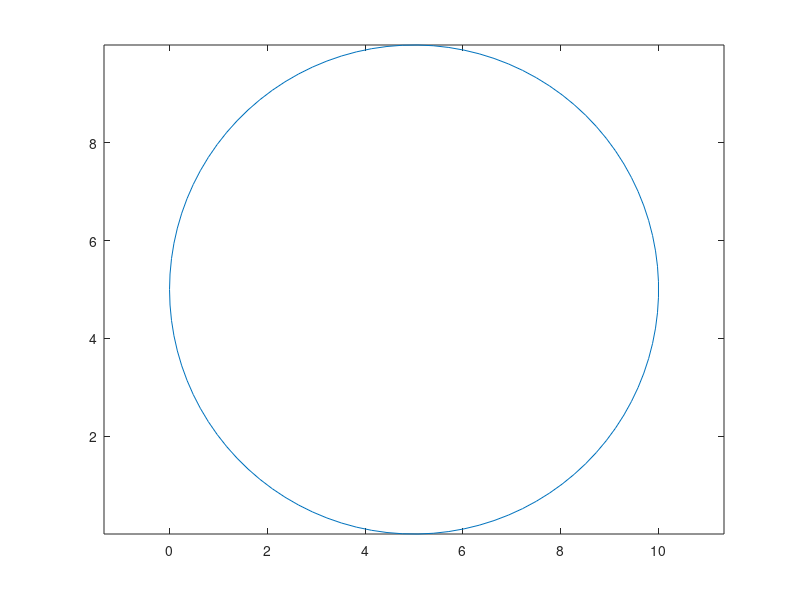

Write the MATLAB code that produced this figure.
clc; close all; clear;

x_center=input("Podaj środek x: ");
y_center=input("Podaj środek y: ");

x=input('Podaj dłg x: ');
y=input('Podaj dłg y: ');

theta=linspace(-pi,pi,100);

x=x_center+x*cos(theta);
y=y_center+y*sin(theta);

plot(x,y);
axis equal;